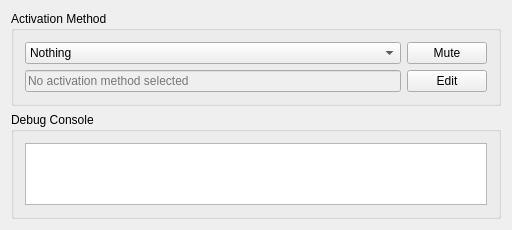
<?xml version="1.0" encoding="UTF-8"?>
<ui version="4.0">
 <class>MainWindow</class>
 <widget class="QMainWindow" name="MainWindow">
  <property name="geometry">
   <rect>
    <x>0</x>
    <y>0</y>
    <width>512</width>
    <height>230</height>
   </rect>
  </property>
  <property name="minimumSize">
   <size>
    <width>512</width>
    <height>230</height>
   </size>
  </property>
  <property name="windowTitle">
   <string>Cursor Locker</string>
  </property>
  <property name="iconSize">
   <size>
    <width>0</width>
    <height>0</height>
   </size>
  </property>
  <widget class="QWidget" name="centralWidget">
   <layout class="QGridLayout" name="gridLayout_2">
    <item row="0" column="0">
     <layout class="QVBoxLayout" name="grp_main_layout">
      <item>
       <widget class="QGroupBox" name="grp_activation">
        <property name="title">
         <string>Activation Method</string>
        </property>
        <layout class="QVBoxLayout" name="verticalLayout">
         <item>
          <layout class="QHBoxLayout" name="horizontalLayout_2" stretch="5,0">
           <item>
            <widget class="QComboBox" name="cbx_activation_method">
             <item>
              <property name="text">
               <string>Nothing</string>
              </property>
             </item>
             <item>
              <property name="text">
               <string>Keybinding</string>
              </property>
             </item>
             <item>
              <property name="text">
               <string>Process Image</string>
              </property>
             </item>
             <item>
              <property name="text">
               <string>Window Title</string>
              </property>
             </item>
            </widget>
           </item>
           <item>
            <widget class="QPushButton" name="btn_mutebeepboop">
             <property name="text">
              <string>Mute</string>
             </property>
            </widget>
           </item>
          </layout>
         </item>
         <item>
          <layout class="QHBoxLayout" name="grp_activation_parameters">
           <item>
            <widget class="QLineEdit" name="lin_activation_parameter">
             <property name="enabled">
              <bool>false</bool>
             </property>
             <property name="placeholderText">
              <string>No activation method selected</string>
             </property>
            </widget>
           </item>
           <item>
            <widget class="QPushButton" name="btn_edit_activation_parameter">
             <property name="text">
              <string>Edit</string>
             </property>
            </widget>
           </item>
          </layout>
         </item>
        </layout>
       </widget>
      </item>
      <item>
       <widget class="QGroupBox" name="grp_console">
        <property name="title">
         <string>Debug Console</string>
        </property>
        <layout class="QVBoxLayout" name="verticalLayout_2">
         <item>
          <widget class="QPlainTextEdit" name="txt_console">
           <property name="contextMenuPolicy">
            <enum>Qt::CustomContextMenu</enum>
           </property>
           <property name="readOnly">
            <bool>true</bool>
           </property>
          </widget>
         </item>
        </layout>
       </widget>
      </item>
     </layout>
    </item>
   </layout>
  </widget>
 </widget>
 <layoutdefault spacing="6" margin="11"/>
 <resources/>
 <connections/>
</ui>
